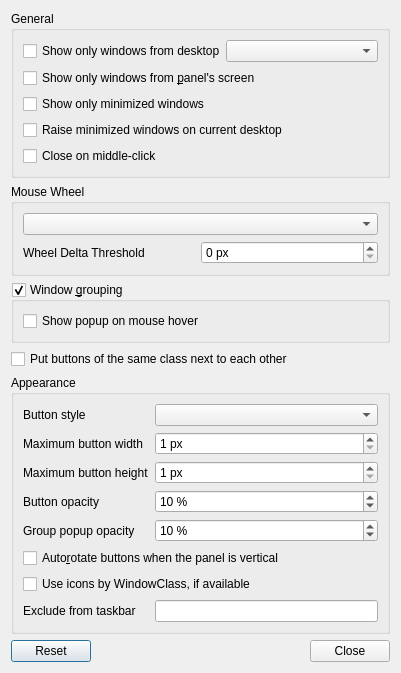
<?xml version="1.0" encoding="UTF-8"?>
<ui version="4.0">
 <class>OneG4TaskbarConfiguration</class>
 <widget class="QDialog" name="OneG4TaskbarConfiguration">
  <property name="geometry">
   <rect>
    <x>0</x>
    <y>0</y>
    <width>401</width>
    <height>528</height>
   </rect>
  </property>
  <property name="windowTitle">
   <string>Task Manager Settings</string>
  </property>
  <layout class="QVBoxLayout" name="verticalLayout">
   <item>
    <widget class="QGroupBox" name="WLContentGB">
     <property name="title">
      <string>General</string>
     </property>
     <layout class="QVBoxLayout" name="verticalLayout_2">
      <item>
       <layout class="QHBoxLayout" name="horizontalLayout">
        <property name="spacing">
         <number>0</number>
        </property>
        <property name="leftMargin">
         <number>0</number>
        </property>
        <property name="topMargin">
         <number>0</number>
        </property>
        <property name="rightMargin">
         <number>0</number>
        </property>
        <property name="bottomMargin">
         <number>0</number>
        </property>
        <item>
         <widget class="QCheckBox" name="limitByDesktopCB">
          <property name="text">
           <string>Show only windows from desktop</string>
          </property>
         </widget>
        </item>
        <item>
         <widget class="QComboBox" name="showDesktopNumCB"/>
        </item>
       </layout>
      </item>
      <item>
       <widget class="QCheckBox" name="limitByScreenCB">
        <property name="text">
         <string>Show only windows from &amp;panel's screen</string>
        </property>
       </widget>
      </item>
      <item>
       <widget class="QCheckBox" name="limitByMinimizedCB">
        <property name="text">
         <string>Show only minimized windows</string>
        </property>
       </widget>
      </item>
      <item>
       <widget class="QCheckBox" name="raiseOnCurrentDesktopCB">
        <property name="text">
         <string>Raise minimized windows on current desktop</string>
        </property>
       </widget>
      </item>
      <item>
       <widget class="QCheckBox" name="middleClickCB">
        <property name="text">
         <string>Close on middle-click</string>
        </property>
       </widget>
      </item>
     </layout>
    </widget>
   </item>
   <item>
    <widget class="QGroupBox" name="WLMousewheelGB">
     <property name="title">
      <string>Mouse Wheel</string>
     </property>
     <layout class="QVBoxLayout" name="verticalLayout_mousewheel">
      <item>
       <widget class="QComboBox" name="wheelEventsActionCB"/>
      </item>
      <item>
       <layout class="QHBoxLayout" name="horizontalLayout_2">
        <property name="spacing">
         <number>0</number>
        </property>
        <property name="leftMargin">
         <number>0</number>
        </property>
        <property name="topMargin">
         <number>0</number>
        </property>
        <property name="rightMargin">
         <number>0</number>
        </property>
        <property name="bottomMargin">
         <number>0</number>
        </property>
        <item>
         <widget class="QLabel" name="wheelDeltaThresholdLabel">
          <property name="text">
           <string>Wheel Delta Threshold</string>
          </property>
         </widget>
        </item>
        <item>
         <widget class="QSpinBox" name="wheelDeltaThresholdSB">
          <property name="sizePolicy">
           <sizepolicy hsizetype="Preferred" vsizetype="Fixed">
            <horstretch>0</horstretch>
            <verstretch>0</verstretch>
           </sizepolicy>
          </property>
          <property name="suffix">
           <string> px</string>
          </property>
          <property name="minimum">
           <number>0</number>
          </property>
          <property name="maximum">
           <number>300</number>
          </property>
         </widget>
        </item>
       </layout>
      </item>
     </layout>
    </widget>
   </item>
   <item>
    <widget class="QGroupBox" name="groupingGB">
     <property name="title">
      <string>Window &amp;grouping</string>
     </property>
     <property name="checkable">
      <bool>true</bool>
     </property>
     <layout class="QVBoxLayout" name="verticalLayout_3">
      <item>
       <widget class="QCheckBox" name="showGroupOnHoverCB">
        <property name="text">
         <string>Show popup on mouse hover</string>
        </property>
       </widget>
      </item>
     </layout>
    </widget>
   </item>
   <item>
    <widget class="QCheckBox" name="ungroupedNextToExistingCB">
     <property name="text">
      <string>Put buttons of the same class next to each other</string>
     </property>
    </widget>
   </item>
   <item>
    <widget class="QGroupBox" name="WLAppearanceGB">
     <property name="title">
      <string>Appearance</string>
     </property>
     <layout class="QFormLayout" name="formLayout">
      <property name="fieldGrowthPolicy">
       <enum>QFormLayout::AllNonFixedFieldsGrow</enum>
      </property>
      <item row="0" column="0">
       <widget class="QLabel" name="buttonStyleL">
        <property name="text">
         <string>Button style</string>
        </property>
       </widget>
      </item>
      <item row="0" column="1">
       <widget class="QComboBox" name="buttonStyleCB"/>
      </item>
      <item row="1" column="0">
       <widget class="QLabel" name="buttonWidthL">
        <property name="text">
         <string>Maximum button width</string>
        </property>
       </widget>
      </item>
      <item row="1" column="1">
       <widget class="QSpinBox" name="buttonWidthSB">
        <property name="sizePolicy">
         <sizepolicy hsizetype="Preferred" vsizetype="Fixed">
          <horstretch>0</horstretch>
          <verstretch>0</verstretch>
         </sizepolicy>
        </property>
        <property name="suffix">
         <string> px</string>
        </property>
        <property name="minimum">
         <number>1</number>
        </property>
        <property name="maximum">
         <number>2147483647</number>
        </property>
       </widget>
      </item>
      <item row="2" column="0">
       <widget class="QLabel" name="buttonHeightL">
        <property name="text">
         <string>Maximum button height</string>
        </property>
       </widget>
      </item>
      <item row="2" column="1">
       <widget class="QSpinBox" name="buttonHeightSB">
        <property name="sizePolicy">
         <sizepolicy hsizetype="Preferred" vsizetype="Fixed">
          <horstretch>0</horstretch>
          <verstretch>0</verstretch>
         </sizepolicy>
        </property>
        <property name="suffix">
         <string> px</string>
        </property>
        <property name="minimum">
         <number>1</number>
        </property>
        <property name="maximum">
         <number>500</number>
        </property>
       </widget>
      </item>
      <item row="3" column="0">
       <widget class="QLabel" name="buttonOpacityL">
        <property name="text">
         <string>Button opacity</string>
        </property>
       </widget>
      </item>
      <item row="3" column="1">
       <widget class="QSpinBox" name="buttonOpacitySB">
        <property name="suffix">
         <string> %</string>
        </property>
        <property name="maximum">
         <number>100</number>
        </property>
        <property name="value">
         <number>10</number>
        </property>
       </widget>
      </item>
      <item row="4" column="0">
       <widget class="QLabel" name="groupPopupOpacityL">
        <property name="text">
         <string>Group popup opacity</string>
        </property>
       </widget>
      </item>
      <item row="4" column="1">
       <widget class="QSpinBox" name="groupPopupOpacitySB">
        <property name="suffix">
         <string> %</string>
        </property>
        <property name="maximum">
         <number>100</number>
        </property>
        <property name="value">
         <number>10</number>
        </property>
       </widget>
      </item>
      <item row="5" column="0" colspan="2">
       <widget class="QCheckBox" name="autoRotateCB">
        <property name="text">
         <string>Auto&amp;rotate buttons when the panel is vertical</string>
        </property>
       </widget>
      </item>
      <item row="6" column="0" colspan="2">
       <widget class="QCheckBox" name="iconByClassCB">
        <property name="text">
         <string>Use icons by WindowClass, if available</string>
        </property>
       </widget>
      </item>
      <item row="7" column="0">
       <widget class="QLabel" name="excludeL">
        <property name="toolTip">
         <string>Comma separated list of window classes</string>
        </property>
        <property name="text">
         <string>Exclude from taskbar</string>
        </property>
       </widget>
      </item>
      <item row="7" column="1">
       <widget class="QLineEdit" name="excludeLE">
        <property name="toolTip">
         <string>Comma separated list of window classes</string>
        </property>
       </widget>
      </item>
     </layout>
    </widget>
   </item>
   <item>
    <spacer name="verticalSpacer">
     <property name="orientation">
      <enum>Qt::Vertical</enum>
     </property>
     <property name="sizeHint" stdset="0">
      <size>
       <width>20</width>
       <height>40</height>
      </size>
     </property>
    </spacer>
   </item>
   <item>
    <widget class="QDialogButtonBox" name="buttons">
     <property name="orientation">
      <enum>Qt::Horizontal</enum>
     </property>
     <property name="standardButtons">
      <set>QDialogButtonBox::Close|QDialogButtonBox::Reset</set>
     </property>
    </widget>
   </item>
  </layout>
 </widget>
 <resources/>
 <connections>
  <connection>
   <sender>buttons</sender>
   <signal>accepted()</signal>
   <receiver>OneG4TaskbarConfiguration</receiver>
   <slot>accept()</slot>
   <hints>
    <hint type="sourcelabel">
     <x>262</x>
     <y>496</y>
    </hint>
    <hint type="destinationlabel">
     <x>157</x>
     <y>274</y>
    </hint>
   </hints>
  </connection>
  <connection>
   <sender>buttons</sender>
   <signal>rejected()</signal>
   <receiver>OneG4TaskbarConfiguration</receiver>
   <slot>reject()</slot>
   <hints>
    <hint type="sourcelabel">
     <x>330</x>
     <y>496</y>
    </hint>
    <hint type="destinationlabel">
     <x>286</x>
     <y>274</y>
    </hint>
   </hints>
  </connection>
 </connections>
</ui>
